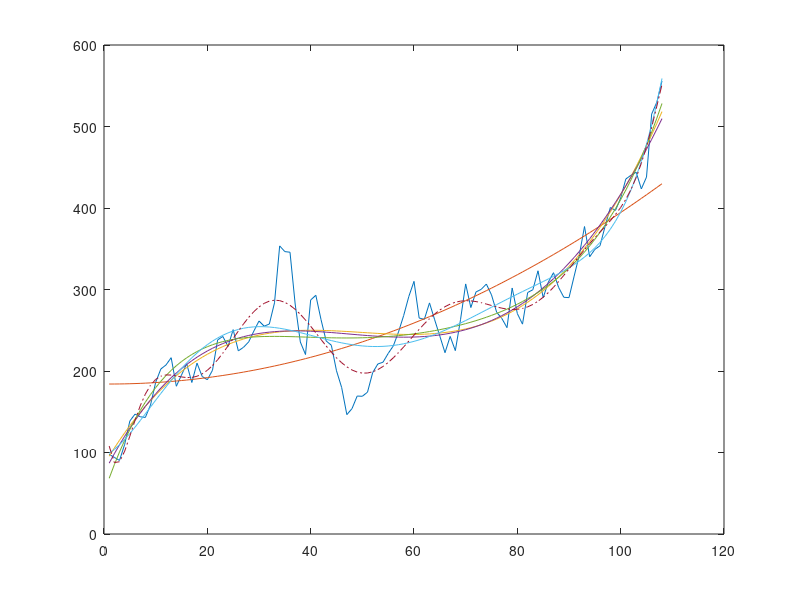

The MATLAB script that drew this image:
format short
t = [1 2 3 4 5 6 7 8 9 10 11 12 13 14 15 16 17 18 19 20 21 22 23 24 25 26 27 28 29 30 31 32 33 34 35 36 37 38 39 40 41 42 43 44 45 46 47 48 49 50 51 52 53 54 55 56 57 58 59 60 61 62 63 64 65 66 67 68 69 70 71 72 73 74 75 76 77 78 79 80 81 82 83 84 85 86 87 88 89 90 91 92 93 94 95 96 97 98 99 100 101 102 103 104 105 106 107 108]
f = [97.81 93.995 90.255 110 138.635 147.075 143.88 143 158.23 186.07 202.455 207.43 216.33 181.31 195 208.97 185.91 209.665 193.3 189.265 200.95 238.195 242.405 230.24 250.75 224.725 229.08 235.69 248.955 261.35 255 257.625 283.635 353.5 346.5 345.74 282.15 235.59 220.235 287.145 292.9 263.21 236.875 231.645 200.26 179.68 146.48 153.825 169.265 168.995 174.03 197.985 208.615 210.795 221.525 230.835 247.925 268.06 291.5 309.99 264.97 263.4 283.56 262.85 242.815 222.475 242.425 225.01 262.895 306.85 277.855 296.985 300.18 306.7 293.38 272.05 264.51 253.19 301.845 270.48 257.52 296.32 299.695 322.95 290.055 309.125 320.62 302.425 290.43 290.035 316.485 342.545 377.25 340.15 349.185 353.69 377.845 400.6 397.095 412.285 435.61 440.185 443.875 423.45 437.955 515.29 529.795 555.92 ]


%projekcia priamkou a*t
a1 =(f*t')/(t*t')
fProjekciaPriamkou = a1 * t
chyba1 = abs(f-fProjekciaPriamkou)
energiaRozdielovehoVektora1 = sqrt(sum(chyba1.^2))
priemernaChyba1 = energiaRozdielovehoVektora1 / length(t)
vektorPriemernychChyb(1) = priemernaChyba1


%projekcia parabolou a*t^2
tNaDruhu = t.^2
a2 = (f*tNaDruhu') / (tNaDruhu*tNaDruhu')
fProjekciaParabolou = a2 * tNaDruhu
chyba2 = abs(f-fProjekciaParabolou)
energiaRozdielovehoVektora2 = sqrt(sum(chyba2.^2))
priemernaChyba2 = energiaRozdielovehoVektora2 / length(t)
vektorPriemernychChyb(2) = priemernaChyba2



%projekcia priamkou s dvomi parametrami: a*t + b
bazaKoeficientuB3 = ones(1,108)
bazaKoeficientuA3 = 1:1:108
maticaA = [bazaKoeficientuB3 * bazaKoeficientuB3', bazaKoeficientuA3 * bazaKoeficientuB3'
    bazaKoeficientuB3 * bazaKoeficientuA3', bazaKoeficientuA3 * bazaKoeficientuA3']
praveStrany = [ f*bazaKoeficientuB3'
    f*bazaKoeficientuA3']
koeficienty = linsolve(maticaA, praveStrany)
a3 = koeficienty(2)
b3 = koeficienty(1)
fProjekciaPriamkouDvaParametre = a3 * t + b3
chyba3 = abs(f-fProjekciaPriamkouDvaParametre)
energiaRozdielovehoVektora3 = sqrt(sum(chyba3.^2))
priemernaChyba3 = energiaRozdielovehoVektora3 / length(t)
vektorPriemernychChyb(3) = priemernaChyba3

%polynom 2. stupna
bazaKoeficientuC4 = ones(1,108)
bazaKoeficientuB4 = 1:1:108
bazaKoeficientuA4 = bazaKoeficientuB4.^2
maticaA4 = [bazaKoeficientuC4 * bazaKoeficientuC4', bazaKoeficientuB4 * bazaKoeficientuC4', bazaKoeficientuA4 * bazaKoeficientuC4'
    bazaKoeficientuC4 * bazaKoeficientuB4', bazaKoeficientuB4 * bazaKoeficientuB4', bazaKoeficientuA4 * bazaKoeficientuB4'
    bazaKoeficientuC4 * bazaKoeficientuA4', bazaKoeficientuB4 * bazaKoeficientuA4', bazaKoeficientuA4 * bazaKoeficientuA4']
praveStrany4 = [f*bazaKoeficientuC4'
    f*bazaKoeficientuB4'
    f*bazaKoeficientuA4']
koeficienty4 = linsolve(maticaA4, praveStrany4)
a4 = koeficienty4(3)
b4 = koeficienty4(2)
c4 = koeficienty4(1)
fProjekciaParabolouTriParametre = a4*t.^2+b4*t+c4
chyba4 = abs(f-fProjekciaParabolouTriParametre)
energiaRozdielovehoVektora4 = sqrt(sum(chyba4.^2))
priemernaChyba4 = energiaRozdielovehoVektora4 / length(t)
vektorPriemernychChyb(4) = priemernaChyba4



%polynom 3. stupna
bazaKoeficientuD5 = ones(1,108)
bazaKoeficientuC5 = 1:1:108
bazaKoeficientuB5 = bazaKoeficientuC5.^2
bazaKoeficientuA5 = bazaKoeficientuC5.^3
maticaA5 = [bazaKoeficientuD5 * bazaKoeficientuD5', bazaKoeficientuC5 * bazaKoeficientuD5', bazaKoeficientuB5 * bazaKoeficientuD5', bazaKoeficientuA5 * bazaKoeficientuD5'
    bazaKoeficientuD5 * bazaKoeficientuC5', bazaKoeficientuC5 * bazaKoeficientuC5', bazaKoeficientuB5 * bazaKoeficientuC5', bazaKoeficientuA5 * bazaKoeficientuC5'
    bazaKoeficientuD5 * bazaKoeficientuB5', bazaKoeficientuC5 * bazaKoeficientuB5', bazaKoeficientuB5 * bazaKoeficientuB5', bazaKoeficientuA5 * bazaKoeficientuB5'
    bazaKoeficientuD5 * bazaKoeficientuA5', bazaKoeficientuC5 * bazaKoeficientuA5', bazaKoeficientuB5 * bazaKoeficientuA5', bazaKoeficientuA5 * bazaKoeficientuA5']
praveStrany5 = [f*bazaKoeficientuD5'
    f*bazaKoeficientuC5'
    f*bazaKoeficientuB5'
    f*bazaKoeficientuA5']
koeficienty5 = linsolve(maticaA5, praveStrany5)
a5 = koeficienty5(4)
b5 = koeficienty5(3)
c5 = koeficienty5(2)
d5 = koeficienty5(1)
fProjekciaPolynomomTretiehoStupnaStyriParametre= a5*t.^3 + b5*t.^2 + c5*t + d5
chyba5 = abs(f-fProjekciaPolynomomTretiehoStupnaStyriParametre)
energiaRozdielovehoVektora5 = sqrt(sum(chyba5.^2))
priemernaChyba5 = energiaRozdielovehoVektora5 / length(t)
vektorPriemernychChyb(5) = priemernaChyba5




%polynom 4. stupna
bazaKoeficientuE6 = ones(1,108)
bazaKoeficientuD6 = 1:1:108
bazaKoeficientuC6 = bazaKoeficientuD6.^2
bazaKoeficientuB6 = bazaKoeficientuD6.^3
bazaKoeficientuA6 = bazaKoeficientuD6.^4
maticaA6 = [
    bazaKoeficientuE6 * bazaKoeficientuE6', bazaKoeficientuD6 * bazaKoeficientuE6', bazaKoeficientuC6 * bazaKoeficientuE6', bazaKoeficientuB6 * bazaKoeficientuE6', bazaKoeficientuA6 * bazaKoeficientuE6'
    bazaKoeficientuE6 * bazaKoeficientuD6', bazaKoeficientuD6 * bazaKoeficientuD6', bazaKoeficientuC6 * bazaKoeficientuD6', bazaKoeficientuB6 * bazaKoeficientuD6', bazaKoeficientuA6 * bazaKoeficientuD6'
    bazaKoeficientuE6 * bazaKoeficientuC6', bazaKoeficientuD6 * bazaKoeficientuC6', bazaKoeficientuC6 * bazaKoeficientuC6', bazaKoeficientuB6 * bazaKoeficientuC6', bazaKoeficientuA6 * bazaKoeficientuC6'
    bazaKoeficientuE6 * bazaKoeficientuB6', bazaKoeficientuD6 * bazaKoeficientuB6', bazaKoeficientuC6 * bazaKoeficientuB6', bazaKoeficientuB6 * bazaKoeficientuB6', bazaKoeficientuA6 * bazaKoeficientuB6'
    bazaKoeficientuE6 * bazaKoeficientuA6', bazaKoeficientuD6 * bazaKoeficientuA6', bazaKoeficientuC6 * bazaKoeficientuA6', bazaKoeficientuB6 * bazaKoeficientuA6', bazaKoeficientuA6 * bazaKoeficientuA6']
praveStrany6 = [
    f*bazaKoeficientuE6'
    f*bazaKoeficientuD6'
    f*bazaKoeficientuC6'
    f*bazaKoeficientuB6'
    f*bazaKoeficientuA6']
koeficienty6 = linsolve(maticaA6, praveStrany6)
a6 = koeficienty6(5)
b6 = koeficienty6(4)
c6 = koeficienty6(3)
d6 = koeficienty6(2)
e6 = koeficienty6(1)
fProjekciaPolynomomStvrtehoStupnaPatParametrov= a6*t.^4 + b6*t.^3 + c6*t.^2 + d6*t + e6
chyba6 = abs(f-fProjekciaPolynomomStvrtehoStupnaPatParametrov)
energiaRozdielovehoVektora6 = sqrt(sum(chyba6.^2))
priemernaChyba6 = energiaRozdielovehoVektora6 / length(t)
vektorPriemernychChyb(6) = priemernaChyba6


%polynom 5. stupna
bazaKoeficientuF8 = ones(1,108)
bazaKoeficientuE8 = 1:1:108
bazaKoeficientuD8 = bazaKoeficientuE8.^2
bazaKoeficientuC8 = bazaKoeficientuE8.^3
bazaKoeficientuB8 = bazaKoeficientuE8.^4
bazaKoeficientuA8 = bazaKoeficientuE8.^5
maticaA8 = [
    bazaKoeficientuF8 * bazaKoeficientuF8', bazaKoeficientuE8 * bazaKoeficientuF8', bazaKoeficientuD8 * bazaKoeficientuF8', bazaKoeficientuC8 * bazaKoeficientuF8', bazaKoeficientuB8 * bazaKoeficientuF8', bazaKoeficientuA8 * bazaKoeficientuF8'
    bazaKoeficientuF8 * bazaKoeficientuE8', bazaKoeficientuE8 * bazaKoeficientuE8', bazaKoeficientuD8 * bazaKoeficientuE8', bazaKoeficientuC8 * bazaKoeficientuE8', bazaKoeficientuB8 * bazaKoeficientuE8', bazaKoeficientuA8 * bazaKoeficientuE8'
    bazaKoeficientuF8 * bazaKoeficientuD8', bazaKoeficientuE8 * bazaKoeficientuD8', bazaKoeficientuD8 * bazaKoeficientuD8', bazaKoeficientuC8 * bazaKoeficientuD8', bazaKoeficientuB8 * bazaKoeficientuD8', bazaKoeficientuA8 * bazaKoeficientuD8'
    bazaKoeficientuF8 * bazaKoeficientuC8', bazaKoeficientuE8 * bazaKoeficientuC8', bazaKoeficientuD8 * bazaKoeficientuC8', bazaKoeficientuC8 * bazaKoeficientuC8', bazaKoeficientuB8 * bazaKoeficientuC8', bazaKoeficientuA8 * bazaKoeficientuC8'
    bazaKoeficientuF8 * bazaKoeficientuB8', bazaKoeficientuE8 * bazaKoeficientuB8', bazaKoeficientuD8 * bazaKoeficientuB8', bazaKoeficientuC8 * bazaKoeficientuB8', bazaKoeficientuB8 * bazaKoeficientuB8', bazaKoeficientuA8 * bazaKoeficientuB8'
    bazaKoeficientuF8 * bazaKoeficientuA8', bazaKoeficientuE8 * bazaKoeficientuA8', bazaKoeficientuD8 * bazaKoeficientuA8', bazaKoeficientuC8 * bazaKoeficientuA8', bazaKoeficientuB8 * bazaKoeficientuA8', bazaKoeficientuA8 * bazaKoeficientuA8'
    ]
praveStrany8 = [
    f*bazaKoeficientuF8'
    f*bazaKoeficientuE8'
    f*bazaKoeficientuD8'
    f*bazaKoeficientuC8'
    f*bazaKoeficientuB8'
    f*bazaKoeficientuA8']
koeficienty8 = linsolve(maticaA8, praveStrany8)
a8 = koeficienty8(6)
b8 = koeficienty8(5)
c8 = koeficienty8(4)
d8 = koeficienty8(3)
e8 = koeficienty8(2)
f8 = koeficienty8(1)
fProjekciaPolynomomPiatehoStupna = a8*t.^5 + b8*t.^4 + c8*t.^3 + d8*t.^2 + e8*t + f8
chyba8 = abs(f-fProjekciaPolynomomPiatehoStupna)
energiaRozdielovehoVektora8 = sqrt(sum(chyba8.^2))
priemernaChyba8 = energiaRozdielovehoVektora8 / length(t)
vektorPriemernychChyb(7) = priemernaChyba8




%polynom 6. stupna
bazaKoeficientuL9 = ones(1,108)
bazaKoeficientuK9 = 1:1:108
bazaKoeficientuJ9 = bazaKoeficientuK9.^2
bazaKoeficientuI9 = bazaKoeficientuK9.^3
bazaKoeficientuH9 = bazaKoeficientuK9.^4
bazaKoeficientuG9 = bazaKoeficientuK9.^5
bazaKoeficientuF9 = bazaKoeficientuK9.^6
maticaA9 = [
    bazaKoeficientuL9 * bazaKoeficientuL9', bazaKoeficientuK9 * bazaKoeficientuL9', bazaKoeficientuJ9 * bazaKoeficientuL9', bazaKoeficientuI9 * bazaKoeficientuL9', bazaKoeficientuH9 * bazaKoeficientuL9', bazaKoeficientuG9 * bazaKoeficientuL9', bazaKoeficientuF9 * bazaKoeficientuL9'
    bazaKoeficientuL9 * bazaKoeficientuK9', bazaKoeficientuK9 * bazaKoeficientuK9', bazaKoeficientuJ9 * bazaKoeficientuK9', bazaKoeficientuI9 * bazaKoeficientuK9', bazaKoeficientuH9 * bazaKoeficientuK9', bazaKoeficientuG9 * bazaKoeficientuK9', bazaKoeficientuF9 * bazaKoeficientuK9'
    bazaKoeficientuL9 * bazaKoeficientuJ9', bazaKoeficientuK9 * bazaKoeficientuJ9', bazaKoeficientuJ9 * bazaKoeficientuJ9', bazaKoeficientuI9 * bazaKoeficientuJ9', bazaKoeficientuH9 * bazaKoeficientuJ9', bazaKoeficientuG9 * bazaKoeficientuJ9', bazaKoeficientuF9 * bazaKoeficientuJ9'
    bazaKoeficientuL9 * bazaKoeficientuI9', bazaKoeficientuK9 * bazaKoeficientuI9', bazaKoeficientuJ9 * bazaKoeficientuI9', bazaKoeficientuI9 * bazaKoeficientuI9', bazaKoeficientuH9 * bazaKoeficientuI9', bazaKoeficientuG9 * bazaKoeficientuI9', bazaKoeficientuF9 * bazaKoeficientuI9'
    bazaKoeficientuL9 * bazaKoeficientuH9', bazaKoeficientuK9 * bazaKoeficientuH9', bazaKoeficientuJ9 * bazaKoeficientuH9', bazaKoeficientuI9 * bazaKoeficientuH9', bazaKoeficientuH9 * bazaKoeficientuH9', bazaKoeficientuG9 * bazaKoeficientuH9', bazaKoeficientuF9 * bazaKoeficientuH9'
    bazaKoeficientuL9 * bazaKoeficientuG9', bazaKoeficientuK9 * bazaKoeficientuG9', bazaKoeficientuJ9 * bazaKoeficientuG9', bazaKoeficientuI9 * bazaKoeficientuG9', bazaKoeficientuH9 * bazaKoeficientuG9', bazaKoeficientuG9 * bazaKoeficientuG9', bazaKoeficientuF9 * bazaKoeficientuG9'
    bazaKoeficientuL9 * bazaKoeficientuF9', bazaKoeficientuK9 * bazaKoeficientuF9', bazaKoeficientuJ9 * bazaKoeficientuF9', bazaKoeficientuI9 * bazaKoeficientuF9', bazaKoeficientuH9 * bazaKoeficientuF9', bazaKoeficientuG9 * bazaKoeficientuF9', bazaKoeficientuF9 * bazaKoeficientuF9'
    ]
praveStrany9 = [
    f*bazaKoeficientuL9'
    f*bazaKoeficientuK9'
    f*bazaKoeficientuJ9'
    f*bazaKoeficientuI9'
    f*bazaKoeficientuH9'
    f*bazaKoeficientuG9'
    f*bazaKoeficientuF9']
koeficienty9 = linsolve(maticaA9, praveStrany9)
f9 = koeficienty9(7)
g9 = koeficienty9(6)
h9 = koeficienty9(5)
i9 = koeficienty9(4)
j9 = koeficienty9(3)
k9 = koeficienty9(2)
l9 = koeficienty9(1)
fProjekciaPolynomomSiestehoStupna = f9*t.^6 + g9*t.^5 + h9*t.^4 + i9*t.^3 + j9*t.^2 + k9*t.^1 + l9
chyba9 = abs(f-fProjekciaPolynomomSiestehoStupna)
energiaRozdielovehoVektora9 = sqrt(sum(chyba9.^2))
priemernaChyba9 = energiaRozdielovehoVektora9 / length(t)
vektorPriemernychChyb(8) = priemernaChyba9




%polynom 11. stupna
bazaKoeficientuL7 = ones(1,108)
bazaKoeficientuK7 = 1:1:108
bazaKoeficientuJ7 = bazaKoeficientuK7.^2
bazaKoeficientuI7 = bazaKoeficientuK7.^3
bazaKoeficientuH7 = bazaKoeficientuK7.^4
bazaKoeficientuG7 = bazaKoeficientuK7.^5
bazaKoeficientuF7 = bazaKoeficientuK7.^6
bazaKoeficientuE7 = bazaKoeficientuK7.^7
bazaKoeficientuD7 = bazaKoeficientuK7.^8
bazaKoeficientuC7 = bazaKoeficientuK7.^9
bazaKoeficientuB7 = bazaKoeficientuK7.^10
bazaKoeficientuA7 = bazaKoeficientuK7.^11
maticaA7 = [
    bazaKoeficientuL7 * bazaKoeficientuL7', bazaKoeficientuK7 * bazaKoeficientuL7', bazaKoeficientuJ7 * bazaKoeficientuL7', bazaKoeficientuI7 * bazaKoeficientuL7', bazaKoeficientuH7 * bazaKoeficientuL7', bazaKoeficientuG7 * bazaKoeficientuL7', bazaKoeficientuF7 * bazaKoeficientuL7', bazaKoeficientuE7 * bazaKoeficientuL7', bazaKoeficientuD7 * bazaKoeficientuL7', bazaKoeficientuC7 * bazaKoeficientuL7', bazaKoeficientuB7 * bazaKoeficientuL7', bazaKoeficientuA7 * bazaKoeficientuL7'
    bazaKoeficientuL7 * bazaKoeficientuK7', bazaKoeficientuK7 * bazaKoeficientuK7', bazaKoeficientuJ7 * bazaKoeficientuK7', bazaKoeficientuI7 * bazaKoeficientuK7', bazaKoeficientuH7 * bazaKoeficientuK7', bazaKoeficientuG7 * bazaKoeficientuK7', bazaKoeficientuF7 * bazaKoeficientuK7', bazaKoeficientuE7 * bazaKoeficientuK7', bazaKoeficientuD7 * bazaKoeficientuK7', bazaKoeficientuC7 * bazaKoeficientuK7', bazaKoeficientuB7 * bazaKoeficientuK7', bazaKoeficientuA7 * bazaKoeficientuK7'
    bazaKoeficientuL7 * bazaKoeficientuJ7', bazaKoeficientuK7 * bazaKoeficientuJ7', bazaKoeficientuJ7 * bazaKoeficientuJ7', bazaKoeficientuI7 * bazaKoeficientuJ7', bazaKoeficientuH7 * bazaKoeficientuJ7', bazaKoeficientuG7 * bazaKoeficientuJ7', bazaKoeficientuF7 * bazaKoeficientuJ7', bazaKoeficientuE7 * bazaKoeficientuJ7', bazaKoeficientuD7 * bazaKoeficientuJ7', bazaKoeficientuC7 * bazaKoeficientuJ7', bazaKoeficientuB7 * bazaKoeficientuJ7', bazaKoeficientuA7 * bazaKoeficientuJ7'
    bazaKoeficientuL7 * bazaKoeficientuI7', bazaKoeficientuK7 * bazaKoeficientuI7', bazaKoeficientuJ7 * bazaKoeficientuI7', bazaKoeficientuI7 * bazaKoeficientuI7', bazaKoeficientuH7 * bazaKoeficientuI7', bazaKoeficientuG7 * bazaKoeficientuI7', bazaKoeficientuF7 * bazaKoeficientuI7', bazaKoeficientuE7 * bazaKoeficientuI7', bazaKoeficientuD7 * bazaKoeficientuI7', bazaKoeficientuC7 * bazaKoeficientuI7', bazaKoeficientuB7 * bazaKoeficientuI7', bazaKoeficientuA7 * bazaKoeficientuI7'
    bazaKoeficientuL7 * bazaKoeficientuH7', bazaKoeficientuK7 * bazaKoeficientuH7', bazaKoeficientuJ7 * bazaKoeficientuH7', bazaKoeficientuI7 * bazaKoeficientuH7', bazaKoeficientuH7 * bazaKoeficientuH7', bazaKoeficientuG7 * bazaKoeficientuH7', bazaKoeficientuF7 * bazaKoeficientuH7', bazaKoeficientuE7 * bazaKoeficientuH7', bazaKoeficientuD7 * bazaKoeficientuH7', bazaKoeficientuC7 * bazaKoeficientuH7', bazaKoeficientuB7 * bazaKoeficientuH7', bazaKoeficientuA7 * bazaKoeficientuH7'
    bazaKoeficientuL7 * bazaKoeficientuG7', bazaKoeficientuK7 * bazaKoeficientuG7', bazaKoeficientuJ7 * bazaKoeficientuG7', bazaKoeficientuI7 * bazaKoeficientuG7', bazaKoeficientuH7 * bazaKoeficientuG7', bazaKoeficientuG7 * bazaKoeficientuG7', bazaKoeficientuF7 * bazaKoeficientuG7', bazaKoeficientuE7 * bazaKoeficientuG7', bazaKoeficientuD7 * bazaKoeficientuG7', bazaKoeficientuC7 * bazaKoeficientuG7', bazaKoeficientuB7 * bazaKoeficientuG7', bazaKoeficientuA7 * bazaKoeficientuG7'
    bazaKoeficientuL7 * bazaKoeficientuF7', bazaKoeficientuK7 * bazaKoeficientuF7', bazaKoeficientuJ7 * bazaKoeficientuF7', bazaKoeficientuI7 * bazaKoeficientuF7', bazaKoeficientuH7 * bazaKoeficientuF7', bazaKoeficientuG7 * bazaKoeficientuF7', bazaKoeficientuF7 * bazaKoeficientuF7', bazaKoeficientuE7 * bazaKoeficientuF7', bazaKoeficientuD7 * bazaKoeficientuF7', bazaKoeficientuC7 * bazaKoeficientuF7', bazaKoeficientuB7 * bazaKoeficientuF7', bazaKoeficientuA7 * bazaKoeficientuF7'
    bazaKoeficientuL7 * bazaKoeficientuE7', bazaKoeficientuK7 * bazaKoeficientuE7', bazaKoeficientuJ7 * bazaKoeficientuE7', bazaKoeficientuI7 * bazaKoeficientuE7', bazaKoeficientuH7 * bazaKoeficientuE7', bazaKoeficientuG7 * bazaKoeficientuE7', bazaKoeficientuF7 * bazaKoeficientuE7', bazaKoeficientuE7 * bazaKoeficientuE7', bazaKoeficientuD7 * bazaKoeficientuE7', bazaKoeficientuC7 * bazaKoeficientuE7', bazaKoeficientuB7 * bazaKoeficientuE7', bazaKoeficientuA7 * bazaKoeficientuE7'
    bazaKoeficientuL7 * bazaKoeficientuD7', bazaKoeficientuK7 * bazaKoeficientuD7', bazaKoeficientuJ7 * bazaKoeficientuD7', bazaKoeficientuI7 * bazaKoeficientuD7', bazaKoeficientuH7 * bazaKoeficientuD7', bazaKoeficientuG7 * bazaKoeficientuD7', bazaKoeficientuF7 * bazaKoeficientuD7', bazaKoeficientuE7 * bazaKoeficientuD7', bazaKoeficientuD7 * bazaKoeficientuD7', bazaKoeficientuC7 * bazaKoeficientuD7', bazaKoeficientuB7 * bazaKoeficientuD7', bazaKoeficientuA7 * bazaKoeficientuD7'
    bazaKoeficientuL7 * bazaKoeficientuC7', bazaKoeficientuK7 * bazaKoeficientuC7', bazaKoeficientuJ7 * bazaKoeficientuC7', bazaKoeficientuI7 * bazaKoeficientuC7', bazaKoeficientuH7 * bazaKoeficientuC7', bazaKoeficientuG7 * bazaKoeficientuC7', bazaKoeficientuF7 * bazaKoeficientuC7', bazaKoeficientuE7 * bazaKoeficientuC7', bazaKoeficientuD7 * bazaKoeficientuC7', bazaKoeficientuC7 * bazaKoeficientuC7', bazaKoeficientuB7 * bazaKoeficientuC7', bazaKoeficientuA7 * bazaKoeficientuC7'
    bazaKoeficientuL7 * bazaKoeficientuB7', bazaKoeficientuK7 * bazaKoeficientuB7', bazaKoeficientuJ7 * bazaKoeficientuB7', bazaKoeficientuI7 * bazaKoeficientuB7', bazaKoeficientuH7 * bazaKoeficientuB7', bazaKoeficientuG7 * bazaKoeficientuB7', bazaKoeficientuF7 * bazaKoeficientuB7', bazaKoeficientuE7 * bazaKoeficientuB7', bazaKoeficientuD7 * bazaKoeficientuB7', bazaKoeficientuC7 * bazaKoeficientuB7', bazaKoeficientuB7 * bazaKoeficientuB7', bazaKoeficientuA7 * bazaKoeficientuB7'
    bazaKoeficientuL7 * bazaKoeficientuA7', bazaKoeficientuK7 * bazaKoeficientuA7', bazaKoeficientuJ7 * bazaKoeficientuA7', bazaKoeficientuI7 * bazaKoeficientuA7', bazaKoeficientuH7 * bazaKoeficientuA7', bazaKoeficientuG7 * bazaKoeficientuA7', bazaKoeficientuF7 * bazaKoeficientuA7', bazaKoeficientuE7 * bazaKoeficientuA7', bazaKoeficientuD7 * bazaKoeficientuA7', bazaKoeficientuC7 * bazaKoeficientuA7', bazaKoeficientuB7 * bazaKoeficientuA7', bazaKoeficientuA7 * bazaKoeficientuA7'
    ]
praveStrany7 = [
    f*bazaKoeficientuL7'
    f*bazaKoeficientuK7'
    f*bazaKoeficientuJ7'
    f*bazaKoeficientuI7'
    f*bazaKoeficientuH7'
    f*bazaKoeficientuG7'
    f*bazaKoeficientuF7'
    f*bazaKoeficientuE7'
    f*bazaKoeficientuD7'
    f*bazaKoeficientuC7'
    f*bazaKoeficientuB7'
    f*bazaKoeficientuA7']
koeficienty7 = linsolve(maticaA7, praveStrany7)
a7 = koeficienty7(12)
b7 = koeficienty7(11)
c7 = koeficienty7(10)
d7 = koeficienty7(9)
e7 = koeficienty7(8)
f7 = koeficienty7(7)
g7 = koeficienty7(6)
h7 = koeficienty7(5)
i7 = koeficienty7(4)
j7 = koeficienty7(3)
k7 = koeficienty7(2)
l7 = koeficienty7(1)
fProjekciaVelkymPolynomom = a7*t.^11 + b7*t.^10 + c7*t.^9 + d7*t.^8 + e7*t.^7 + f7*t.^6 + g7*t.^5 + h7*t.^4 + i7*t.^3 + j7*t.^2 + k7*t.^1 + l7
chyba7 = abs(f-fProjekciaVelkymPolynomom)
energiaRozdielovehoVektora7 = sqrt(sum(chyba7.^2))
priemernaChybaTakmerOptimalna = energiaRozdielovehoVektora7 / length(t)
vektorPriemernychChyb(9) = priemernaChybaTakmerOptimalna


vektorPriemernychChyb
rozdielOprotiMinimalnejPriemernejChybe = vektorPriemernychChyb - min(vektorPriemernychChyb)

plot(t, f)
plot(t, f, t, fProjekciaParabolouTriParametre, t, fProjekciaPolynomomTretiehoStupnaStyriParametre, t, fProjekciaPolynomomStvrtehoStupnaPatParametrov, t, fProjekciaPolynomomPiatehoStupna, t, fProjekciaPolynomomSiestehoStupna, t, fProjekciaVelkymPolynomom, '-.')
%plot(t, f, t, fProjekciaPriamkou, t, fProjekciaParabolou, t, fProjekciaPriamkouDvaParametre, t, fProjekciaParabolouTriParametre, t, fProjekciaPolynomomTretiehoStupnaStyriParametre, t, fProjekciaPolynomomStvrtehoStupnaPatParametrov, t, fProjekciaPolynomomPiatehoStupna, t, fProjekciaPolynomomSiestehoStupna, t, fProjekciaVelkymPolynomom, '-.')